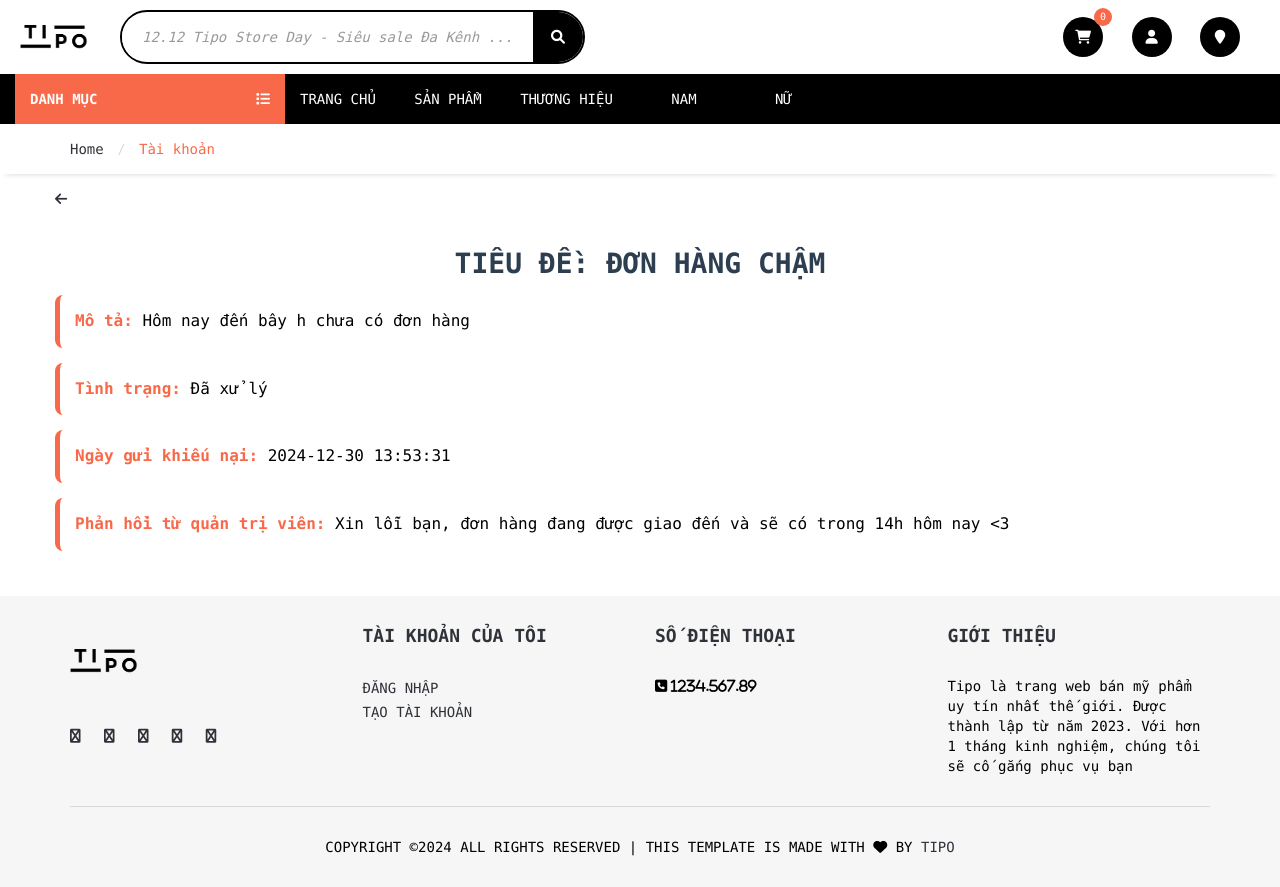
Screenshot of /complaint-details.php?complaintID=11 with the database file from the repository.
### tables this page shows
CREATE TABLE `complaint` (
  `ComplaintID` int(50) NOT NULL,
  `Title` varchar(255) NOT NULL,
  `Description` varchar(255) NOT NULL,
  `Status` tinyint(1) NOT NULL DEFAULT 0,
  `DateSubmitted` datetime NOT NULL,
  `AdminReply` text NOT NULL,
  `InvoiceID` int(11) NOT NULL
);

### DataProvider.php (called while the page is built, shortened)
<?php
class DataProvider
{
	public static function executeQuery($sql)
	{
		require ('connectiondata.inc');
		if (!($connection = mysqli_connect($hostName,$username,$password,$databaseName)))
			die ("couldn't connect to localhost");
		mysqli_set_charset($connection, "utf8");
		$result = mysqli_query($connection, $sql);
		return $result;
	}
}
?>

### complaint-details.php (the view, shortened to what this page needs)
<?php
require_once('DataProvider.php');
if (isset($_GET['complaintID'])) {
    $complaintID = $_GET['complaintID'];
    $sql = "SELECT * FROM complaint WHERE ComplaintID = $complaintID";
    $result = DataProvider::executeQuery($sql);
    if (mysqli_num_rows($result) > 0) {
        $complaint = mysqli_fetch_assoc($result);
        $title = $complaint['Title'];
        $description = $complaint['Description'];
        $status = $complaint['Status'];
        $dateSubmitted = $complaint['DateSubmitted'];
        $adminReply = $complaint['AdminReply'];
    } else {
        echo "Không tìm thấy khiếu nại này.";
        exit();
    }
} else {
    echo "Không có mã khiếu nại.";
    exit();
}
?>
<!DOCTYPE html>
<html lang="vi">
<head>
	<link type="text/css" rel="stylesheet" href="css/bootstrap.min.css" />
	<link type="text/css" rel="stylesheet" href="css/slick.css" />
	<link type="text/css" rel="stylesheet" href="css/slick-theme.css" />
	<link type="text/css" rel="stylesheet" href="css/nouislider.min.css" />
	<link rel="stylesheet" href="css/font-awesome.min.css">
    <link href="https://cdnjs.cloudflare.com/ajax/libs/font-awesome/6.0.0-beta3/css/all.min.css" rel="stylesheet">
	<link type="text/css" rel="stylesheet" href="css/style.css" />
	<link type="text/css" rel="stylesheet" href="css/extrastyle.css">
	    <link type="text/css" rel="stylesheet" href="css/bonus.css" />
</head>
<body>
<?php include('php/header.php'); ?>
<div id="navigation">
    <div class="container">
        <div id="responsive-nav">
        <div class="category-nav show-on-click">
            <?php include('php/category-nav.php'); ?>
        </div>
            <?php include('php/menu-nav.php'); ?>
        </div>
    </div>
</div>
<div id="breadcrumb">
    <div class="container">
        <ul class="breadcrumb">
            <li><a href="index.php">Home</a></li>
            <li class="active">Tài khoản</li>
        </ul>
    </div>
</div>
<div class="section">
    <div class="container user">
        <div class="row">
		<a href="check-invoice-user.php"> <i class="fas fa-arrow-left"></i></a>
            <div>
                <h3>Tiêu đề: <?php echo htmlspecialchars($title); ?></h3>
                <p><strong>Mô tả:</strong> <?php echo nl2br(htmlspecialchars($description)); ?></p>
                <p><strong>Tình trạng:</strong> <?php echo $status == 0 ? 'Chưa xử lý' : 'Đã xử lý'; ?></p>
                <p><strong>Ngày gửi khiếu nại:</strong> <?php echo $dateSubmitted; ?></p>
                <p><strong>Phản hồi từ quản trị viên:</strong> <?php echo nl2br(htmlspecialchars($adminReply)); ?></p>
            </div>
        </div>
    </div>
</div>
<footer id="footer" class="section section-grey">
		<div class="container">
			<div class="row">
				<div class="col-md-3 col-sm-6 col-xs-6">
					<div class="footer">
						<div class="footer-logo">
							<a class="logo" href="#">
		            <img src="./images/logo.png" alt="">
		          </a>
						</div>
						<ul class="footer-social">
							<li><a href="#"><i class="fa fa-facebook"></i></a></li>
							<li><a href="#"><i class="fa fa-twitter"></i></a></li>
							<li><a href="#"><i class="fa fa-instagram"></i></a></li>
							<li><a href="#"><i class="fa fa-google-plus"></i></a></li>
							<li><a href="#"><i class="fa fa-pinterest"></i></a></li>
						</ul>
					</div>
				</div>
				<div class="col-md-3 col-sm-6 col-xs-6">
					<div class="footer">
						<h3 class="footer-header">Tài khoản của tôi</h3>
						<?php include('php/footer.php'); ?>
					</div>
				</div>
				<div class="col-md-3 col-sm-6 col-xs-6">
					<div class="footer">
						<h3 class="footer-header">số điện thoại</h3>
						<p><i class="fa fa-phone-square"> 1234.567.89</i></p>
					</div>
				</div>
				<div class="col-md-3 col-sm-6 col-xs-6">
					<div class="footer">
						<h3 class="footer-header">Giới thiệu</h3>
						<p>Tipo là trang web bán mỹ phẩm uy tín nhất thế giới. Được thành lập từ năm 2023. Với hơn 1 tháng kinh nghiệm, chúng tôi sẽ cố gắng phục vụ bạn</p>
					</div>
				</div>
			</div>
			<hr>
			<div class="row">
				<div class="col-md-8 col-md-offset-2 text-center">
					<div class="footer-copyright">
						Copyright &copy;<script>document.write(new Date().getFullYear());</script> All rights reserved | This template is made with <i class="fa fa-heart-o" aria-hidden="true"></i> by <a href="" target="_blank">TIPO</a>
					</div>
				</div>
			</div>
		</div>
	</footer>
</body>
</html>

### css/style.css (style rules this page uses)
body { font-family: 'Encode Sans Semi Condensed', sans-serif; font-family: 'Encode Sans Expanded', sans-serif; color: black; overflow-x: hidden; background-color: white; }
h1, h2, h3, h4, h5, h6 { color: #30323A; margin: 0 0 10px; font-weight: 700; }
a { color: #30323A; -webkit-transition: 0.3s color; transition: 0.3s color; }
strong { color: #30323A; }
ul, ol { margin: 0; padding: 0; list-style: none }
hr { margin-top: 15px; margin-bottom: 15px; border-color: #DADADA; }
.section { padding-top: 15px; padding-bottom: 30px; }
.section-grey { background-color:#f6f6f6; margin: 0px; }
#breadcrumb { -webkit-box-shadow: 0px 6px 6px -6px rgba(0, 0, 0, 0.175); box-shadow: 0px 6px 6px -6px rgba(0, 0, 0, 0.175); }
.breadcrumb { background-color: transparent; border: none; border-radius: 0px; padding: 15px 0px; margin: 0; }
.breadcrumb>.active { color: #F8694A; }
.breadcrumb>li+li:before { color: #DADADA; }
#navigation .container { position: block; background-color: black; width: 100%; }
.category-nav { float: left; width: 270px; }
@media only screen and (max-width: 1300px) { .logo { width: auto; height: auto; } }
.footer { margin: 15px 0px; }
.footer .footer-header { font-size: 18px; text-transform: uppercase; margin-bottom: 30px; }
.footer-logo { margin-bottom: 30px; }
.footer-logo .logo { display: inline-block; }
.footer-logo .logo>img { width: 100%; max-height: 70px; }
.footer-social>li { display: inline-block; margin-right: 15px; margin-bottom: 6px; }
.footer-social>li:last-child { margin-right: 0px; }
.footer-copyright { margin-top: 15px; text-transform: uppercase; font-size: 14px; }

### css/bonus.css (style rules this page uses)
.user h3 { text-align: center; color: #2c3e50; font-size: 28px; margin-top: 40px; font-weight: 600; text-transform: uppercase; }
.user p { font-size: 16px; margin: 15px 0; padding: 15px; background-color: #ffffff; border-left: 5px solid #F8694A; border-radius: 8px; transition: all 0.3s ease; }
strong { color: #F8694A; font-weight: bold; }

### rows the page displays
complaint: Title "ĐƠN HÀNG CHẬM", Description "Hôm nay đến bây h chưa có đơn hàng", DateSubmitted "2024-12-30 13:53:31", AdminReply "Xin lỗi bạn, đơn hàng đang được giao đến và sẽ có trong 14h hôm nay <3"

### other values shown
$Count "0"
